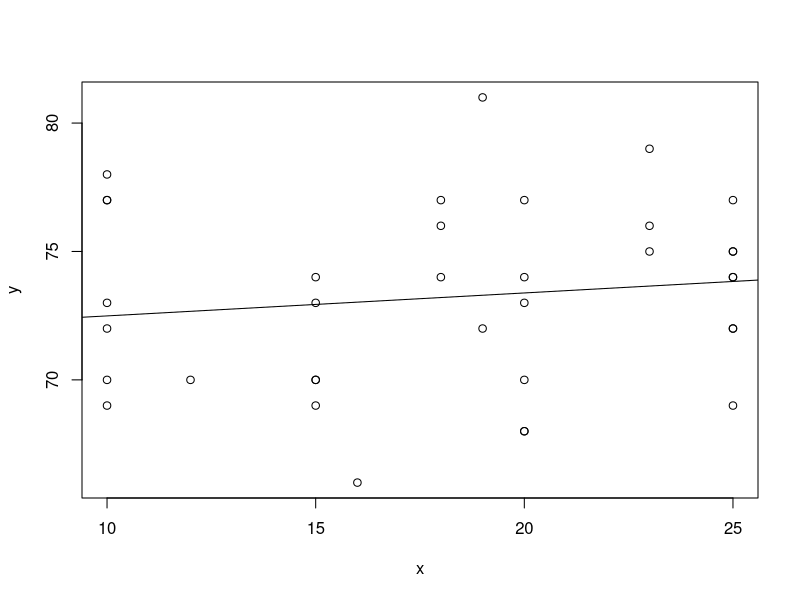

The R source for this figure:
## ---- chunk 1

x <- c(19,18,25,25,15,25,20,25,19,15,18,25,12,16,20,25,20,15,10,20,
       10,25,10,10,10,25,23,23,23,10,20,18,10,20,15,15)
y<-c(81,77,75,74,70,72,73,74,72,69,74,72,70,66,68,69,68,70,70,70,
     69,77,77,78,72,75,79,75,76,73,77,76,77,74,74,73)

plot(x,y)

mydata <- data.frame(x,y)
mydata

cor(x,y)

lm(y~x,data = mydata)

lmfit<- lm(y~x,data =mydata)
summary(lmfit)

abline(lmfit)

